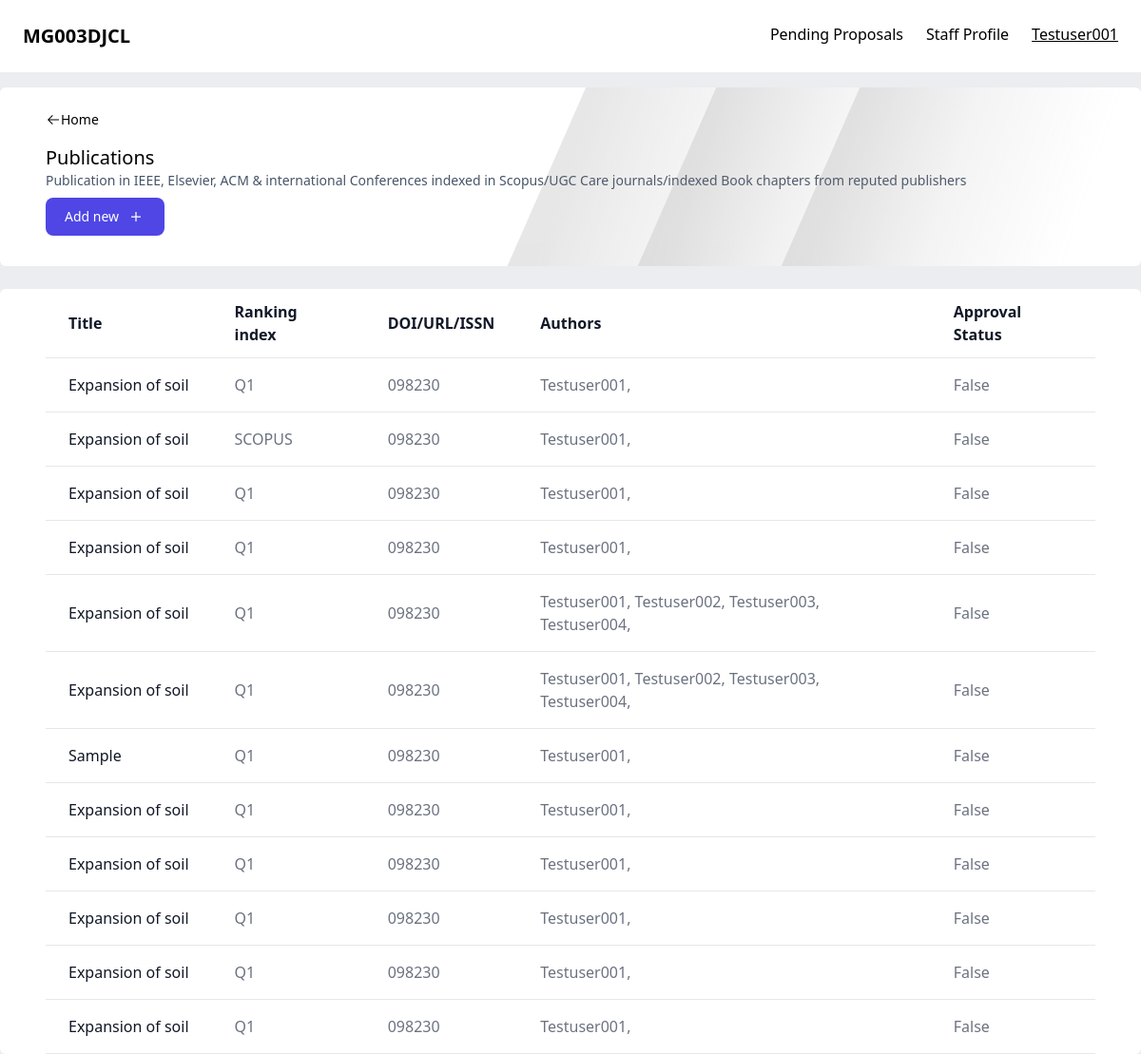
Page /publication/ (signed in) on the earlier database version.
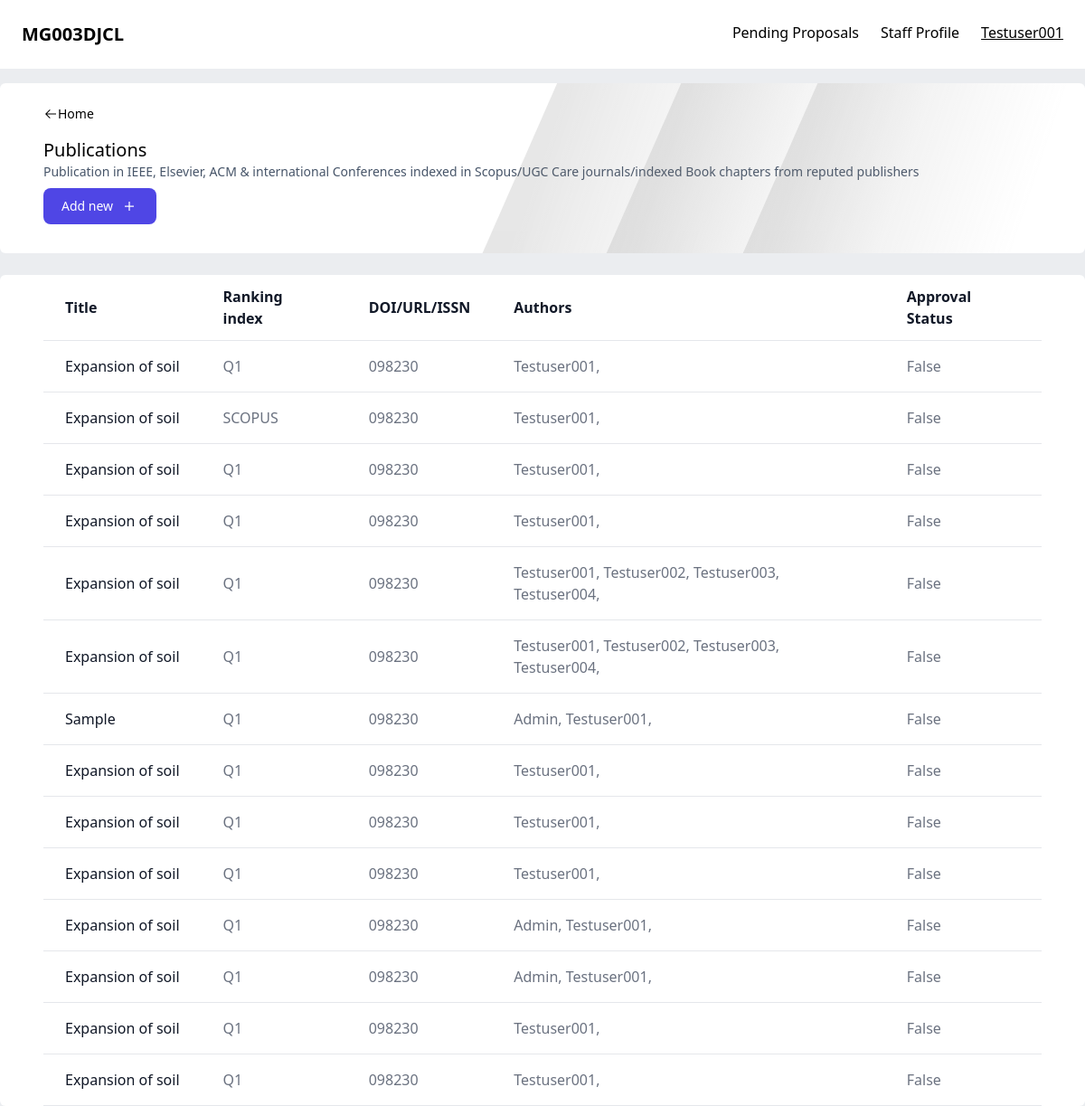
Same page on the later database version.
### authentication/models.py (models this page shows)
class staff(AbstractUser):
    dept = models.ForeignKey(department, on_delete=models.CASCADE)
    designation = models.CharField(max_length=20)
    phone = models.CharField(max_length=20)
    designation = models.CharField(max_length=20)
    def __str__(self):
        return self.username

### central/models.py (models this page shows, shortened)
class publication(models.Model):
    publication = models.CharField(max_length=50) #Temproary
    title = models.CharField(max_length=100)
    identification = models.CharField(verbose_name='ISSN/DOI No',max_length=25, unique=True)
    url = models.CharField(verbose_name='URL', max_length=50, null=True)
    authors = models.ManyToManyField(staff)
    department = models.ForeignKey(department, on_delete=models.SET_NULL, null=True)
    date = models.DateField(verbose_name='Date of publication')
    hodapproval = models.BooleanField(verbose_name="HoD Approval Status", default=False, null=True)
    Controller = models.BooleanField(verbose_name="Controller Approval Status", default=False, null=True)

### central/views.py (the view)
# urls.py: path('publication/', ctv.publication),
@login_required(login_url='/signin')
def publication(request):
    publications = publ.objects.filter(authors=request.user)
    print(request.user.groups)
    return render(request, 'central/publication.html', {"publications": publications})

### central/templates/central/publication.html (shortened to what this page needs)
{% load static %}
{% load static tailwind_tags %}
<!DOCTYPE html>
<html lang="en">
<head>
    {% tailwind_css %}
</head>
<body class="bg-[#ebedf0]">
    {% include 'central/nav.html' %}
    <div class="overflow-hidden relative bg-white w-full gap-2 py-6 px-6 lg:px-12 mt-4 rounded-md flex justify-between items-center flex-wrap">
        <div>
            <a href="/" class="flex text-sm font-medium items-center">
                <img src="{% static 'images/arrow.svg' %}" alt="">
                Home
            </a>
            {% block header %}
            <p class="text-xl font-medium mt-4">Publications</p>
            <p class="text-sm text-slate-600">Publication in IEEE, Elsevier, ACM & international Conferences indexed in Scopus/UGC Care journals/indexed Book chapters from reputed publishers</p>
            {% endblock %}
        </div>
        <div class="z-10">
            <a href="{% block addurl %}/publicationapplication{% endblock %}">
                <button type="button" class=" flex gap-2 items-center justify-between text-white bg-[#4f46e5] hover:bg-blue-800 focus:ring-4 focus:ring-blue-300 font-medium rounded-lg text-sm px-5 py-2.5 me-2 mb-2 dark:bg-blue-600 dark:hover:bg-blue-700 focus:outline-none dark:focus:ring-blue-800">
                    Add new
                    <img src="{% static 'images/add.svg' %}" class="min-w-[20px] min-h-[20px]">
                </button>
            </a>
        </div>
        <div class="absolute top-0 right-0 min-h-[100% bg-red-600]">
            <img src="{% static 'images/shadow2.svg' %}" class="min-w-[100%] top-[-20px] right-[-100px] opacity-50">
        </div>
    </div>
    <div class="w-full mt-4">
        <div class="relative max-w-[100%] min-h-full overflow-x-scroll mt-6 rounded-md bg-white px-4 lg:px-12">
            {% block content %}
            <table class=" text-left min-h-full text-gray-500 bg-white dark:text-gray-400 rounded-md overflow-x-auto w-full">
                <thead class="border-b text-gray-900 dark:text-gray-400">
                    <tr>
                        <th scope="col" class="px-6 py-3">
                            Title
                        </th>
                        <th scope="col" class="px-6 py-3">
                            Ranking index
                        </th>
                        <th scope="col" class="px-6 py-3">
                            DOI/URL/ISSN
                        </th>
                        <th scope="col" class="px-6 py-3">
                            Authors
                        </th>
                        <th scope="col" class="px-6 py-3">
                            Approval Status
                        </th>
                    </tr>
                </thead>
                <tbody>
                    {% for publication in publications %}
                    <tr class="border-b">
                        <td scope="row" class="hover:underline px-6 py-4 font-medium text-gray-900 whitespace-nowrap">
                            <a href="">
                            {{publication.title}}
                            </a>
                        </td>
                        <td scope="row" class="px-6 py-4">
                            <a href="">
                            {{publication.publication}}
                            </a>
                        </td>
                        <td class="px-6 py-4">
                            {{publication.identification}}
                        </td>
                        <td class="px-6 py-4">
                            {% for author in publication.authors.all %}
                                {{author}},
                            {% endfor %}
                        </td>
                        <td class="px-6 py-4">
                            {{publication.Controller}}
                        </td>
                    </tr>
                    {% endfor %}
                </tbody>
            </table>
            {% endblock %}
        </div>
    </div>
</body>
</html>

### central/templates/central/nav.html (shortened to what this page needs)
<nav class="flex justify-between p-6 bg-white">
    <div>
         <p class="text-xl font-bold">MG003DJCL</p>
    </div>
    <div class="gap-6 hidden lg:flex">
         <a href="#">Pending Proposals</a>
         <a href="#">Staff Profile</a>
         <p class="font-medium underline">{{request.user}}</p>
    </div>
 </nav>

Differences in the rows shown:
changed publication "Sample": gains staff (username "Admin")
changed publication (number 11 of 14 on the later page): gains staff (username "Admin")
changed publication (number 12 of 14 on the later page): gains staff (username "Admin")
added publication: title "Expansion of soil", publication "Q1", identification "098230", Controller "False", staff (username "Testuser001")
added publication: title "Expansion of soil", publication "Q1", identification "098230", Controller "False", staff (username "Testuser001")
